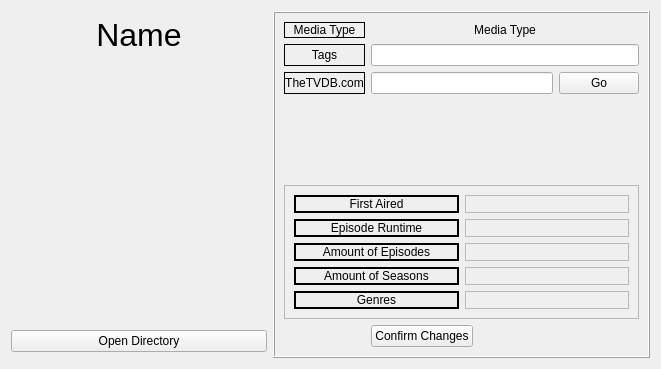
<?xml version="1.0" encoding="UTF-8"?>
<ui version="4.0">
 <class>TvSeriesWidget</class>
 <widget class="QWidget" name="TvSeriesWidget">
  <property name="geometry">
   <rect>
    <x>0</x>
    <y>0</y>
    <width>661</width>
    <height>369</height>
   </rect>
  </property>
  <property name="windowTitle">
   <string>Form</string>
  </property>
  <layout class="QGridLayout" name="gridLayout">
   <item row="1" column="0">
    <widget class="QLabel" name="name">
     <property name="font">
      <font>
       <pointsize>24</pointsize>
      </font>
     </property>
     <property name="text">
      <string>Name</string>
     </property>
     <property name="alignment">
      <set>Qt::AlignCenter</set>
     </property>
    </widget>
   </item>
   <item row="2" column="0">
    <spacer name="verticalSpacer_2">
     <property name="orientation">
      <enum>Qt::Vertical</enum>
     </property>
     <property name="sizeHint" stdset="0">
      <size>
       <width>20</width>
       <height>40</height>
      </size>
     </property>
    </spacer>
   </item>
   <item row="5" column="0">
    <widget class="QPushButton" name="open_directory_button">
     <property name="text">
      <string>Open Directory</string>
     </property>
    </widget>
   </item>
   <item row="3" column="0">
    <widget class="QLabel" name="icon_label">
     <property name="sizePolicy">
      <sizepolicy hsizetype="Preferred" vsizetype="Preferred">
       <horstretch>0</horstretch>
       <verstretch>0</verstretch>
      </sizepolicy>
     </property>
     <property name="minimumSize">
      <size>
       <width>256</width>
       <height>256</height>
      </size>
     </property>
     <property name="maximumSize">
      <size>
       <width>256</width>
       <height>256</height>
      </size>
     </property>
     <property name="text">
      <string/>
     </property>
     <property name="pixmap">
      <pixmap>../../../../../Downloads/pokemon_folder_icon_by_mikromike-d8mldi8.png</pixmap>
     </property>
     <property name="scaledContents">
      <bool>true</bool>
     </property>
     <property name="alignment">
      <set>Qt::AlignCenter</set>
     </property>
    </widget>
   </item>
   <item row="0" column="1" rowspan="7">
    <widget class="QFrame" name="frame">
     <property name="enabled">
      <bool>true</bool>
     </property>
     <property name="maximumSize">
      <size>
       <width>500</width>
       <height>16777215</height>
      </size>
     </property>
     <property name="frameShape">
      <enum>QFrame::Box</enum>
     </property>
     <property name="frameShadow">
      <enum>QFrame::Raised</enum>
     </property>
     <layout class="QGridLayout" name="gridLayout_2">
      <item row="4" column="0" colspan="4">
       <widget class="QFrame" name="frame_2">
        <property name="frameShape">
         <enum>QFrame::StyledPanel</enum>
        </property>
        <property name="frameShadow">
         <enum>QFrame::Raised</enum>
        </property>
        <layout class="QGridLayout" name="gridLayout_3">
         <item row="3" column="1">
          <widget class="QLabel" name="amount_of_episodes_label">
           <property name="frameShape">
            <enum>QFrame::StyledPanel</enum>
           </property>
           <property name="text">
            <string/>
           </property>
           <property name="alignment">
            <set>Qt::AlignCenter</set>
           </property>
          </widget>
         </item>
         <item row="2" column="0">
          <widget class="QLabel" name="label_10">
           <property name="frameShape">
            <enum>QFrame::WinPanel</enum>
           </property>
           <property name="text">
            <string>Episode Runtime</string>
           </property>
           <property name="alignment">
            <set>Qt::AlignCenter</set>
           </property>
          </widget>
         </item>
         <item row="3" column="0">
          <widget class="QLabel" name="label_12">
           <property name="frameShape">
            <enum>QFrame::WinPanel</enum>
           </property>
           <property name="text">
            <string>Amount of Episodes</string>
           </property>
           <property name="alignment">
            <set>Qt::AlignCenter</set>
           </property>
          </widget>
         </item>
         <item row="1" column="0">
          <widget class="QLabel" name="label_8">
           <property name="frameShape">
            <enum>QFrame::WinPanel</enum>
           </property>
           <property name="text">
            <string>First Aired</string>
           </property>
           <property name="alignment">
            <set>Qt::AlignCenter</set>
           </property>
          </widget>
         </item>
         <item row="5" column="1">
          <widget class="QLabel" name="genres_label">
           <property name="frameShape">
            <enum>QFrame::StyledPanel</enum>
           </property>
           <property name="text">
            <string/>
           </property>
           <property name="alignment">
            <set>Qt::AlignCenter</set>
           </property>
           <property name="wordWrap">
            <bool>true</bool>
           </property>
          </widget>
         </item>
         <item row="5" column="0">
          <widget class="QLabel" name="label_16">
           <property name="frameShape">
            <enum>QFrame::WinPanel</enum>
           </property>
           <property name="text">
            <string>Genres</string>
           </property>
           <property name="alignment">
            <set>Qt::AlignCenter</set>
           </property>
          </widget>
         </item>
         <item row="4" column="1">
          <widget class="QLabel" name="amount_of_seasons_label">
           <property name="frameShape">
            <enum>QFrame::StyledPanel</enum>
           </property>
           <property name="text">
            <string/>
           </property>
           <property name="alignment">
            <set>Qt::AlignCenter</set>
           </property>
          </widget>
         </item>
         <item row="1" column="1">
          <widget class="QLabel" name="first_aired_label">
           <property name="frameShape">
            <enum>QFrame::StyledPanel</enum>
           </property>
           <property name="text">
            <string/>
           </property>
           <property name="alignment">
            <set>Qt::AlignCenter</set>
           </property>
          </widget>
         </item>
         <item row="2" column="1">
          <widget class="QLabel" name="episode_length_label">
           <property name="frameShape">
            <enum>QFrame::StyledPanel</enum>
           </property>
           <property name="text">
            <string/>
           </property>
           <property name="alignment">
            <set>Qt::AlignCenter</set>
           </property>
          </widget>
         </item>
         <item row="4" column="0">
          <widget class="QLabel" name="label_14">
           <property name="frameShape">
            <enum>QFrame::WinPanel</enum>
           </property>
           <property name="text">
            <string>Amount of Seasons</string>
           </property>
           <property name="alignment">
            <set>Qt::AlignCenter</set>
           </property>
          </widget>
         </item>
        </layout>
       </widget>
      </item>
      <item row="1" column="1" colspan="3">
       <widget class="QLineEdit" name="tags_edit">
        <property name="text">
         <string/>
        </property>
       </widget>
      </item>
      <item row="2" column="3">
       <widget class="QPushButton" name="tvdb_url_button">
        <property name="text">
         <string>Go</string>
        </property>
       </widget>
      </item>
      <item row="3" column="0">
       <spacer name="verticalSpacer">
        <property name="orientation">
         <enum>Qt::Vertical</enum>
        </property>
        <property name="sizeHint" stdset="0">
         <size>
          <width>20</width>
          <height>40</height>
         </size>
        </property>
       </spacer>
      </item>
      <item row="5" column="1">
       <widget class="QPushButton" name="confirm_changes_button">
        <property name="text">
         <string>Confirm Changes</string>
        </property>
       </widget>
      </item>
      <item row="2" column="1" colspan="2">
       <widget class="QLineEdit" name="tvdb_id_edit">
        <property name="text">
         <string/>
        </property>
       </widget>
      </item>
      <item row="2" column="0">
       <widget class="QLabel" name="label_2">
        <property name="frameShape">
         <enum>QFrame::Box</enum>
        </property>
        <property name="text">
         <string>TheTVDB.com</string>
        </property>
        <property name="alignment">
         <set>Qt::AlignCenter</set>
        </property>
       </widget>
      </item>
      <item row="0" column="0">
       <widget class="QLabel" name="label_4">
        <property name="frameShape">
         <enum>QFrame::Box</enum>
        </property>
        <property name="text">
         <string>Media Type</string>
        </property>
        <property name="alignment">
         <set>Qt::AlignCenter</set>
        </property>
       </widget>
      </item>
      <item row="1" column="0">
       <widget class="QLabel" name="label_3">
        <property name="frameShape">
         <enum>QFrame::Box</enum>
        </property>
        <property name="text">
         <string>Tags</string>
        </property>
        <property name="alignment">
         <set>Qt::AlignCenter</set>
        </property>
       </widget>
      </item>
      <item row="0" column="1" colspan="3">
       <widget class="QLabel" name="media_type_label">
        <property name="text">
         <string>Media Type</string>
        </property>
        <property name="alignment">
         <set>Qt::AlignCenter</set>
        </property>
       </widget>
      </item>
     </layout>
    </widget>
   </item>
   <item row="4" column="0">
    <spacer name="verticalSpacer_3">
     <property name="orientation">
      <enum>Qt::Vertical</enum>
     </property>
     <property name="sizeHint" stdset="0">
      <size>
       <width>20</width>
       <height>40</height>
      </size>
     </property>
    </spacer>
   </item>
  </layout>
 </widget>
 <tabstops>
  <tabstop>tags_edit</tabstop>
  <tabstop>tvdb_id_edit</tabstop>
  <tabstop>tvdb_url_button</tabstop>
  <tabstop>confirm_changes_button</tabstop>
 </tabstops>
 <resources/>
 <connections/>
</ui>
